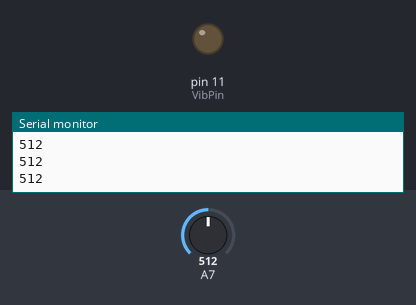
Recording of a sketch running on a simulated Arduino Nano, built with avr-gcc and run on an emulated ATmega328P. Parts: output pins drawn as LEDs (lit = HIGH), the last lines printed to the serial monitor. Inputs (shaded band) come from the test bench; at power-on: A7 = 512.

Above: at 1.2 s.
1.3 s: A7 set to 716
At 2.5 s:
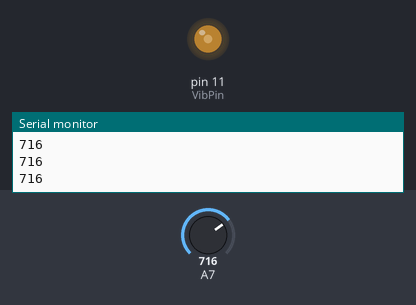
2.8 s: A7 set to 900
At 4.0 s:
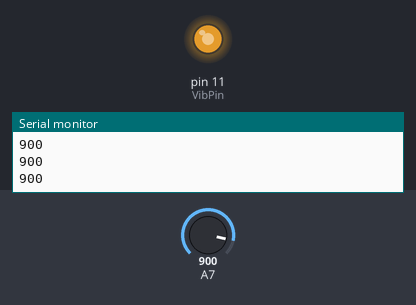
4.3 s: A7 set to 306
At 5.1 s:
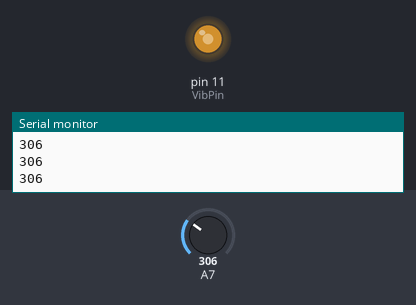
5.8 s: A7 set to 122
At 7.1 s:
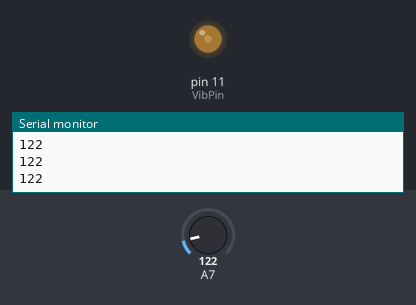
Timing chart, 0 to 8.3 s (numbered marks = the images above; inputs shaded):
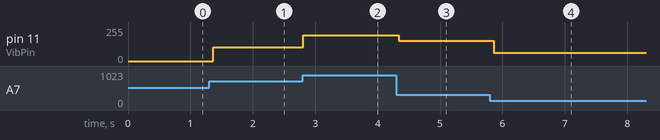

The sketch:

arduicanenano.ino
```cpp
/*
  Télèmetre avec sortie tactile v0.1 by Sam Neurohack (La Paillasee & /tmp/lab)
 For Arduino Nano. Beginner project.

 This code is in the public domain.

 2 wires motor connections : GND and Digital 11
 Sharp IR connections      : GND, 5V and Analogic A7
 */

int VibPin = 11;                          // connecteur vibreur = 11 / reset mesure infra rouge.
int sensorValue = 0;

void setup() {
  Serial.begin(9600);                     // initialise la connection serie
  pinMode(VibPin, OUTPUT);                // Connecteur vibreur en sortie
}
void loop() {
  sensorValue = analogRead(A7);           // lecture du telemetre
  Serial.println(sensorValue);            // envoi sur ordinateur
  analogWrite(VibPin, sensorValue / 2);   // envoi PWM sur moteur
  delay(80);                             // délai 80 ms
}
```

Measured:
- after the input at 1.3 s, pin 11 (VibPin): 0/255 → 102/255 after 0.07 s
- after the input at 2.8 s, pin 11 (VibPin): 102/255 → 194/255 at once
- after the input at 4.3 s, pin 11 (VibPin): 194/255 → 153/255 at once
- after the input at 5.8 s, pin 11 (VibPin): 153/255 → 61/255 after 0.06 s
